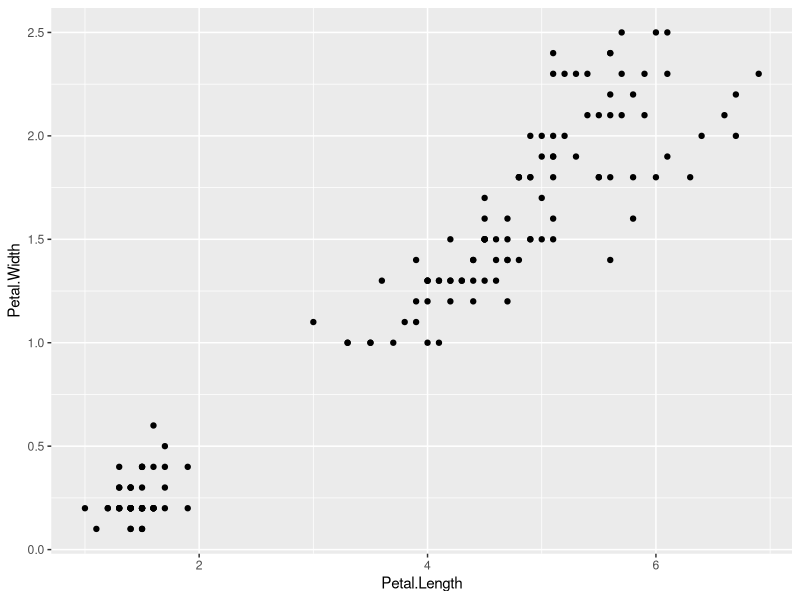
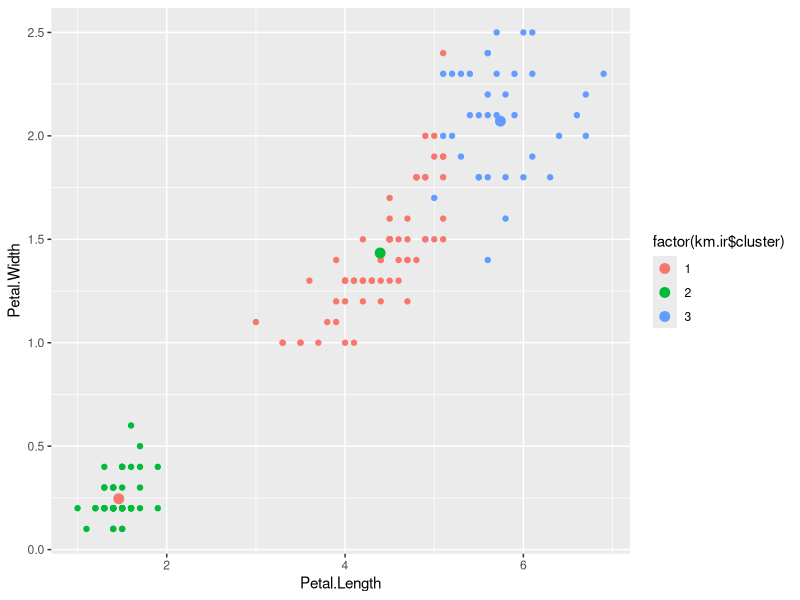
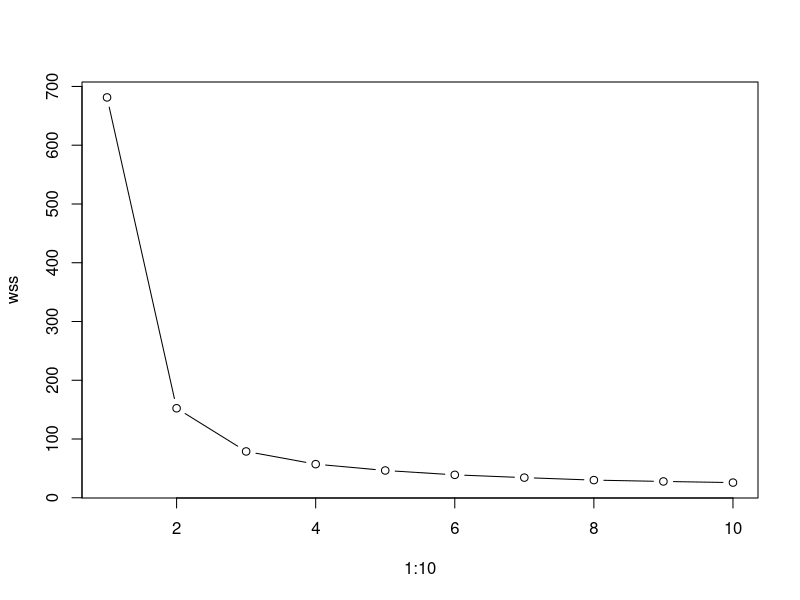

Write the R code that produced these figures, in order.
## Unsupervised learning
library(ggplot2)
ggplot(iris,aes(Petal.Length,Petal.Width))+
  geom_point()
km.ir <- kmeans(iris[,-5],centers=3,nstart = 20)
km.ir
ggplot(iris,aes(Petal.Length,Petal.Width))+
  geom_point(aes(col=factor(km.ir$cluster))) + geom_point(data=as.data.frame(km.ir$centers),
                            aes(Petal.Length,Petal.Width,
                              col=unique(factor(km.ir$cluster))),size=3)
wss <- NULL
for(i in 1:10){
  km.mod <- kmeans(iris[,-5],centers = i,nstart=20)
  wss[i]<- km.mod$tot.withinss
}
plot(1:10,wss,type="b")

km.ir$centers
iris$Cluster <- factor(km.ir$cluster)

iris[iris$Cluster==3,]

